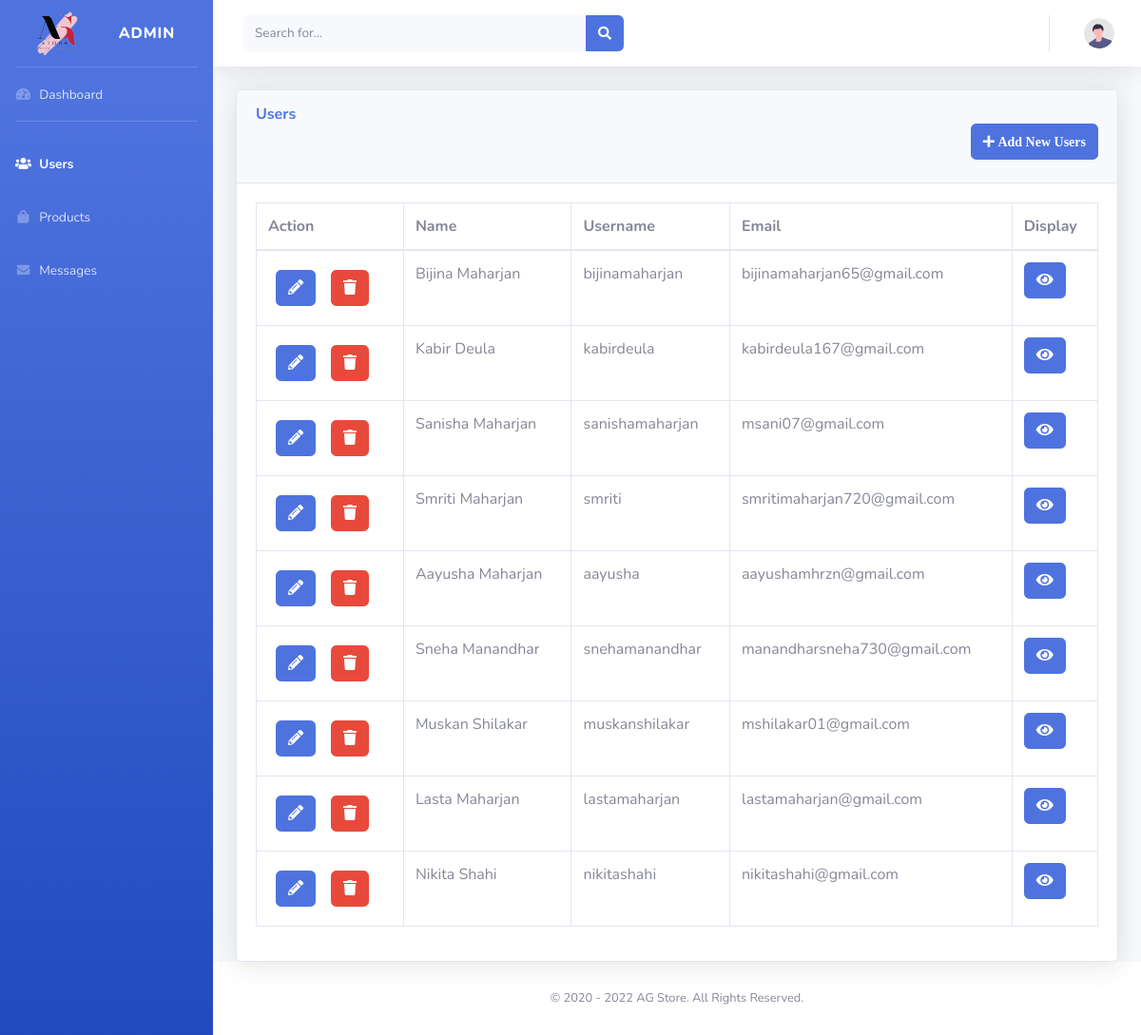
/admin/users.php, run on the app's committed database.
### tables this page shows
CREATE TABLE `users` (
  `uID` int(11) NOT NULL,
  `userName` varchar(50) NOT NULL,
  `firstName` varchar(50) NOT NULL,
  `lastName` varchar(50) NOT NULL,
  `email` varchar(100) NOT NULL,
  `userPassword` varchar(100) NOT NULL,
  `userType` varchar(10) DEFAULT 'users'
);

### admin/users.php (the view, shortened to what this page needs)
<?php
require '../config.inc.php';
?>
<!DOCTYPE html>
<html lang="en">
<head>
    <link href="vendor/fontawesome-free/css/all.min.css" rel="stylesheet" type="text/css">
    <link href="css/sb-admin-2.min.css" rel="stylesheet">
</head>
<body id="page-top">
    <div id="wrapper">
        <ul class="navbar-nav bg-gradient-primary sidebar sidebar-dark accordion" id="accordionSidebar">
            <a class="sidebar-brand d-flex align-items-center justify-content-center" href="index.php">
                <div class="sidebar-brand-icon">
                    <img src="./img/favicon.png" style="width:70%;" alt="AG-Store Logo">
                </div>
                <div class="sidebar-brand-text mx-4">Admin</div>
            </a>
            <hr class="sidebar-divider my-0">
            <li class="nav-item">
                <a class="nav-link" href="index.php">
                    <i class="fas fa-fw fa-tachometer-alt"></i>
                    <span>Dashboard</span></a>
            </li>
            <hr class="sidebar-divider">
            <li class="nav-item active">
                <a class="nav-link" href="users.php">
                    <i class="fas fa-fw fa-users"></i>
                    <span>Users</span></a>
            </li>
            <li class="nav-item">
                <a class="nav-link" href="products.php">
                    <i class="fas fa-fw fa-shopping-bag"></i>
                    <span>Products</span></a>
            </li>
            <li class="nav-item">
                <a class="nav-link" href="messages.php">
                    <i class="fas fa-fw fa-envelope"></i>
                    <span>Messages</span></a>
            </li>
        </ul>
        <div id="content-wrapper" class="d-flex flex-column">
            <div id="content">
                <nav class="navbar navbar-expand navbar-light bg-white topbar mb-4 static-top shadow">
                    <form class="d-none d-sm-inline-block form-inline mr-auto ml-md-3 my-2 my-md-0 mw-100 navbar-search">
                        <div class="input-group">
                            <input type="text" class="form-control bg-light border-0 small" placeholder="Search for..." aria-label="Search" aria-describedby="basic-addon2">
                            <div class="input-group-append">
                                <button class="btn btn-primary" type="button">
                                    <i class="fas fa-search fa-sm"></i>
                                </button>
                            </div>
                        </div>
                    </form>
                    <ul class="navbar-nav ml-auto">
                        <li class="nav-item dropdown no-arrow">
                            <a class="nav-link dropdown-toggle" href="#" id="userDropdown" role="button" data-toggle="dropdown" aria-haspopup="true" aria-expanded="false">
                                <img class="img-profile rounded-circle" src="img/undraw_profile.svg">
                            </a>
                        </li>
                    </ul>
                </nav>
                <div class="container-fluid">
                    <div class="card shadow mb4">
                        <div class="card-header py-3">
                            <h6 class="m-0 font-weight-bold text-primary">Users</h6>
                            <h6 class="float-right"><a href="./php/createusers.php" title="New Users" class="btn btn-primary"><i class="fa fa-plus fa-sm"> Add New Users</i></a></h6>
                        </div>
                        <div class="card-body">
                            <div class="table-responsive">
                                <table class="table table-bordered" id="dataTable" width="100%" cellspacing="0">
                                    <thead>
                                        <tr>
                                            <th>Action</th>
                                            <th>Name</th>
                                            <th>Username</th>
                                            <th>Email</th>
                                            <th>Display</th>
                                        </tr>
                                    </thead>
                                    <tbody>
                                        <?php
                                            $sql = "SELECT * FROM users;";
                                            if($result = $conn -> query($sql)){
                                                if($result -> num_rows > 0){
                                                    while($row = $result -> fetch_array()){
                                                        echo '<tr>';
                                                        echo '<td>';
                                                        echo '<a href="./php/editusers.php?uID='.$row['uID'].'" title="Edit Record" class="btn btn-primary m-2">';
                                                        echo '<i class="fa fa-pencil-alt"></i>';
                                                        echo '</a>';
                                                        echo '<a href="./php/deleteusers.php?uID='.$row['uID'].'" title="Delete Record" class="btn btn-danger m-2">';
                                                        echo '<i class="fa fa-trash"></i>';
                                                        echo '</a>';
                                                        echo '</td>';
                                                        echo '<td>'. $row['firstName']. ' '. $row['lastName']. '</td>';
                                                        echo '<td>'. $row['userName']. '</td>';
                                                        echo '<td>'. $row['email'].'</td>';
                                                        echo '<td>';
                                                        echo '<a href="./php/viewusers.php?uID='.$row['uID'].'" title="View Record" class="btn btn-primary">';
                                                        echo '<i class="fa fa-eye"></i>';
                                                        echo '</a>';
                                                        echo '</td>';
                                                        echo '</tr>';
                                                    }
                                                }
                                            }
                                        ?>
                                    </tbody>
                                </table>
                            </div>
                        </div>
                    </div>
                </div>
                <footer class="sticky-footer bg-white">
                    <div class="container my-auto">
                        <div class="copyright text-center my-auto">
                            <span>&copy; 2020 - <?php echo date("Y")?> AG Store. All Rights Reserved.</span>
                        </div>
                    </div>
                </footer>
            </div>
        </div>
</body>
</html>

### data on the page
users: firstName "Bijina", lastName "Maharjan", userName "bijinamaharjan", email "bijinamaharjan65@gmail.com"
users: firstName "Kabir", lastName "Deula", userName "kabirdeula", email "kabirdeula167@gmail.com"
users: firstName "Sanisha", lastName "Maharjan", userName "sanishamaharjan", email "msani07@gmail.com"
users: firstName "Smriti", lastName "Maharjan", userName "smriti", email "smritimaharjan720@gmail.com"
users: firstName "Aayusha", lastName "Maharjan", userName "aayusha", email "aayushamhrzn@gmail.com"
users: firstName "Sneha", lastName "Manandhar", userName "snehamanandhar", email "manandharsneha730@gmail.com"
users: firstName "Muskan", lastName "Shilakar", userName "muskanshilakar", email "mshilakar01@gmail.com"
users: firstName "Lasta", lastName "Maharjan", userName "lastamaharjan", email "lastamaharjan@gmail.com"
users: firstName "Nikita", lastName "Shahi", userName "nikitashahi", email "nikitashahi@gmail.com"
